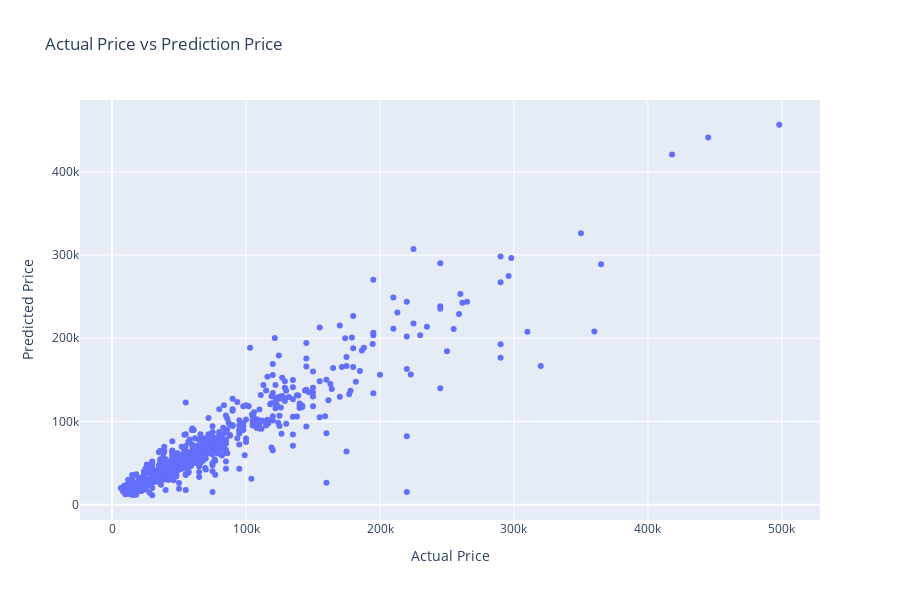

The notebook cell this image was saved under:
### Markdown cell above
**Comparison Between Predicted and Actual Price Predict on Test Set**

### Code cell
fig=px.scatter(x=y_test, y=y_pred_xgb_tuning,height=600,
                labels={
                     "y":"Predicted Price",
                     "x":"Actual Price",
                 },
                title="Actual Price vs Prediction Price"
)
fig.show()

### Figure 1 — Plotly figure (JSON) as saved in the notebook; plotly's stock layout.template omitted (floating-point values rounded to 4 significant figures; data arrays with more than 128 entries replaced by an {"elided": "..."} marker saying what was removed)
{"data": [{"hovertemplate": "Actual Price=%{x}<br>Predicted Price=%{y}<extra></extra>", "legendgroup": "", "marker": {"color": "#636efa", "symbol": "circle"}, "mode": "markers", "name": "", "orientation": "v", "showlegend": false, "type": "scatter", "x": {"elided": "727 int values"}, "xaxis": "x", "y": {"elided": "727 float values"}, "yaxis": "y"}], "layout": {"height": 600, "legend": {"tracegroupgap": 0}, "title": {"text": "Actual Price vs Prediction Price"}, "xaxis": {"anchor": "y", "domain": [0, 1], "title": {"text": "Actual Price"}}, "yaxis": {"anchor": "x", "domain": [0, 1], "title": {"text": "Predicted Price"}}}}
